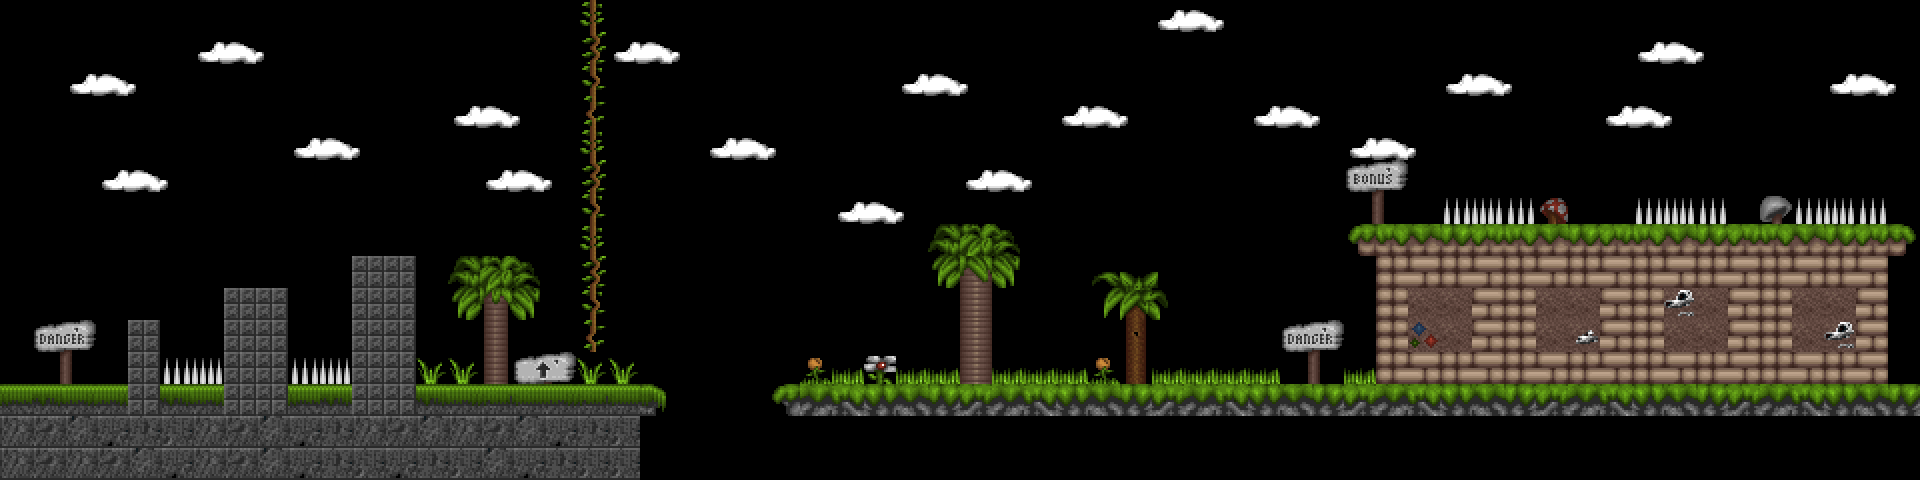

Tiled map render using the project's own tile images. Description and the map definition, with tile-layer contents summarised, below:
An orthogonal 60x15 tile map with 32x32 px tiles, 1 tile layer (Tile Layer 1), 2 tilesets and 4 objects (2x Enemy_DISABLE, Player).

<map version="1.5" tiledversion="1.7.2" orientation="orthogonal" renderorder="right-down" width="60" height="15" tilewidth="32" tileheight="32" infinite="0" nextlayerid="4" nextobjectid="17">
 <properties>
  <property name="helicopter" value="helicopter.png" />
  <property name="helicopter2" value="helicopter2.png" />
 </properties>
 <tileset firstgid="1" source="blocks1.tsx" />
 <tileset firstgid="199" source="blocks2.tsx" />
 <layer id="1" name="Tile Layer 1" width="60" height="15">
  <data>[900 cells, 335 non-empty, 83 distinct tile ids]</data>
 </layer>
 <objectgroup id="3" name="Object Layer 1">
  <object id="9" name="Helicopter1" type="Player" x="39" y="164" width="38" height="78">
   <properties>
    <property name="numFrames" value="4" />
    <property name="textureHeight" value="55" />
    <property name="textureID" value="helicopter" />
    <property name="textureWidth" value="128" />
   </properties>
  </object>
  <object id="11" name="Helicopter2" type="Enemy_DISABLE" x="442.333" y="186.667" width="38" height="32">
   <properties>
    <property name="numFrames" value="4" />
    <property name="textureHeight" value="55" />
    <property name="textureID" value="helicopter2" />
    <property name="textureWidth" value="128" />
   </properties>
  </object>
  <object id="12" name="Helicopter2" type="Enemy_DISABLE" x="257" y="294.667" width="38" height="32">
   <properties>
    <property name="numFrames" value="4" />
    <property name="textureHeight" value="55" />
    <property name="textureID" value="helicopter2" />
    <property name="textureWidth" value="128" />
   </properties>
  </object>
  <object id="16" x="470.667" y="581.333">
   <polygon points="0,0 237.333,-62.6667 337.333,230.667 173.333,257.333 -125.333,80" />
  </object>
 </objectgroup>
</map>